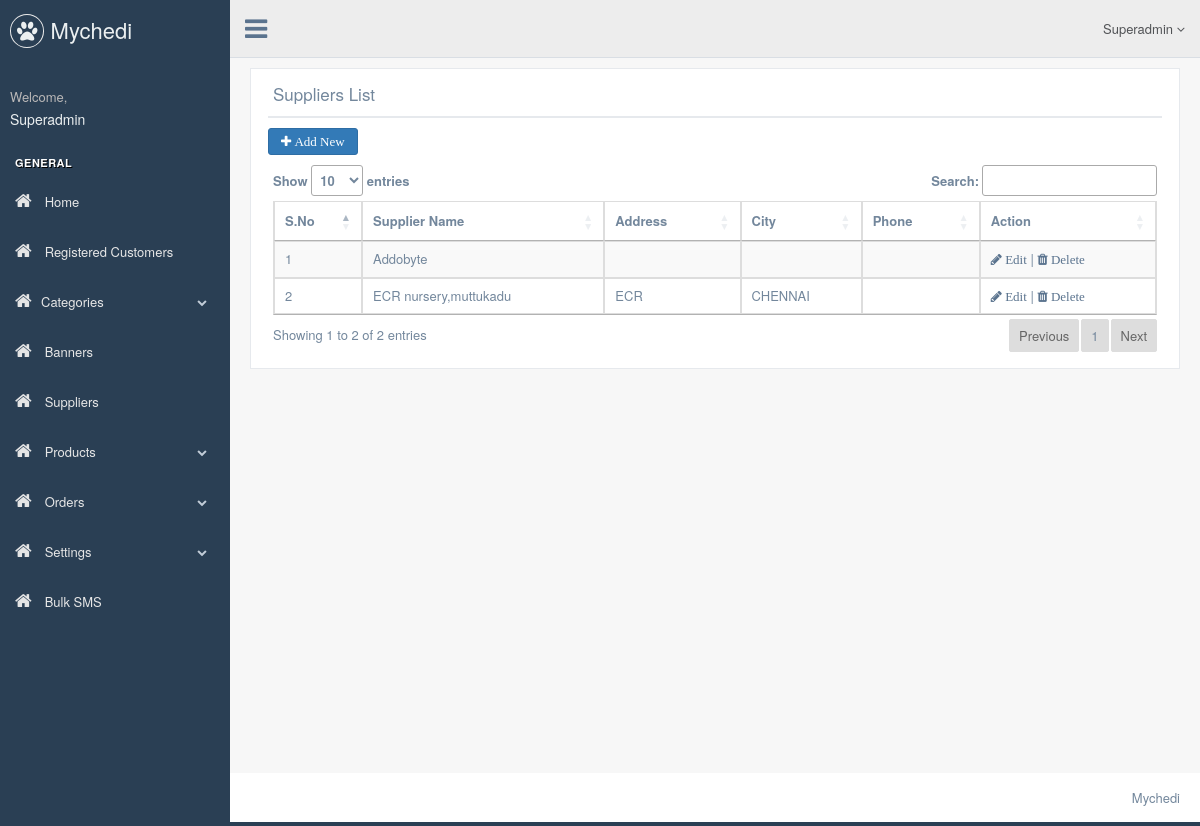
The page /index.php/suppliers on the database its author committed.
### tables this page shows
CREATE TABLE `suppliers` (
  `sid` int(11) NOT NULL,
  `name` varchar(200) NOT NULL,
  `address` varchar(200) DEFAULT NULL,
  `city` varchar(200) DEFAULT NULL,
  `phone` varchar(100) DEFAULT NULL,
  `status` tinyint(1) NOT NULL DEFAULT '0',
  `createdBy` int(11) NOT NULL DEFAULT '0',
  `createdTime` timestamp NOT NULL DEFAULT '0000-00-00 00:00:00',
  `modifiedBy` int(11) NOT NULL DEFAULT '0',
  `modifiedTime` timestamp NOT NULL DEFAULT '0000-00-00 00:00:00'
);

### application/views/admin/template.php (called while the page is built, shortened)
<?php
$this->load->view('admin/include/header.php');
$this->load->view('admin/include/sidemenu.php');
$this->load->view('admin/include/topbar.php');
$this->load->view($content);

### application/controllers/Suppliers.php (called while the page is built, shortened)
<?php
class Suppliers extends CI_Controller {
	public function index(){
		$data['pagetitle'] = 'Suppliers List';
		$data['content'] = 'suppliers/index';
		$data['suppliers'] = $this->Common_model->get_records('suppliers','*',array('status'=>0));
		$this->load->view('admin/template',$data);
	}
}

### index.php (called while the page is built, shortened)
<?php
require_once BASEPATH.'core/CodeIgniter.php';

### application/models/Common_model.php (called while the page is built, shortened)
<?php  if ( ! defined('BASEPATH')) exit('No direct script access allowed');
class Common_model extends CI_Model
{
	public function get_records($table,$fields='*',$where='')
	{
			if($fields)
				$this->db->select($fields);
			if(!empty($where))
				$this->db->where($where);
			return $this->db->get($table)->result();
	}
}

### application/views/suppliers/index.php (the view, shortened to what this page needs)
<link href="https://cdn.datatables.net/1.10.15/css/jquery.dataTables.min.css" rel="stylesheet">
<div class="right_col" role="main">
 <div class="row">
  <div class="col-md-12 col-sm-12 col-xs-12">
	<div class="x_panel">
	 <div class="x_title">
			<h2><?php echo $pagetitle;?> </h2>
			<div class="clearfix"></div>
		</div>
		<a class="btn btn-primary fa fa-plus" href="<?php echo base_url()?>suppliers/create"> Add New</a>
		<div class="x_content">
				<table id="datatable" class="table table-striped table-bordered">
                      <thead>
                        <tr>
                          <th width="10%">S.No</th>
                          <th>Supplier Name</th>
                          <th>Address</th>
                          <th>City</th>
                          <th>Phone</th>
                          <th width="20%">Action</th>
                        </tr>
                      </thead>
                      <tbody>
						<?php
						if(isset($suppliers) && !empty($suppliers)){
							$i = 1;
							foreach($suppliers as $tmp){
						?>
                        <tr>
                          <td><?php echo $i++;?></td>
                          <td><?php echo $tmp->name;?></td>
                          <td><?php echo $tmp->address;?></td>
                          <td><?php echo $tmp->city;?></td>
                          <td><?php echo $tmp->phone;?></td>
                          <td><a href="<?php echo base_url()?>suppliers/edit/<?php echo $tmp->sid;?>" class="fa fa-pencil"> Edit</a> | <a href="<?php echo base_url()?>suppliers/delete/<?php echo $tmp->sid;?>" class="fa fa-trash delete"> Delete</a></td>
                        </tr>
						<?php
							}
						}
						?>
                      </tbody>
                    </table>
            </div>
		</div>
		</div>
	</div>
 <br />
</div>

### rows shown on the page
suppliers: name "Addobyte"
suppliers: name "ECR nursery,muttukadu", address "ECR", city "CHENNAI"

### other values the page prints
$pagetitle "Suppliers List"
